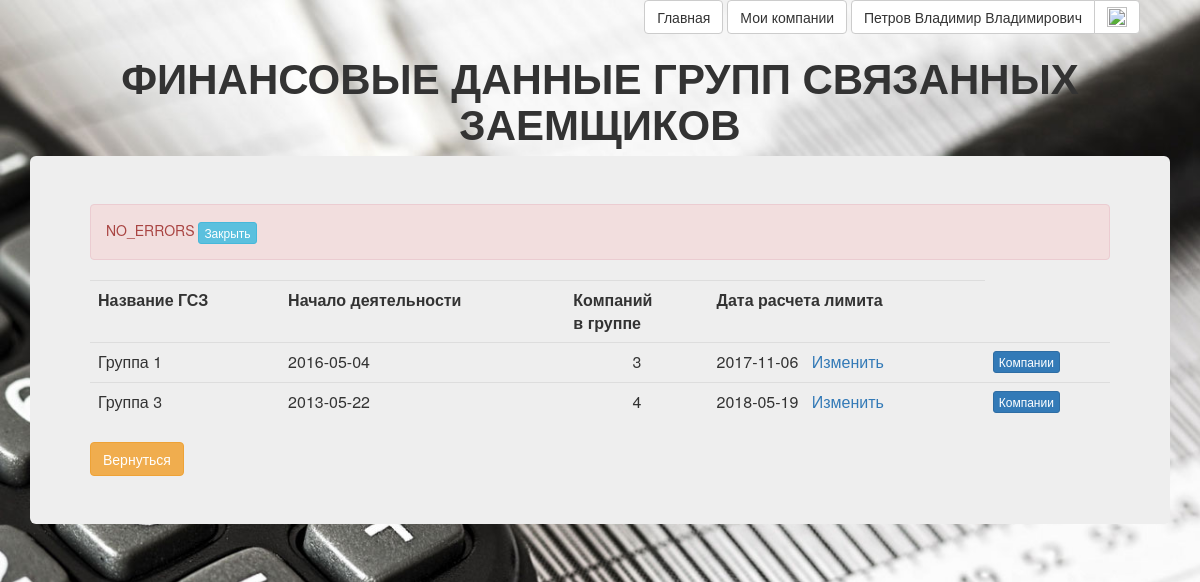
The page /cred_limit/finance_gsz_list.php (signed in) on the database as committed earlier.
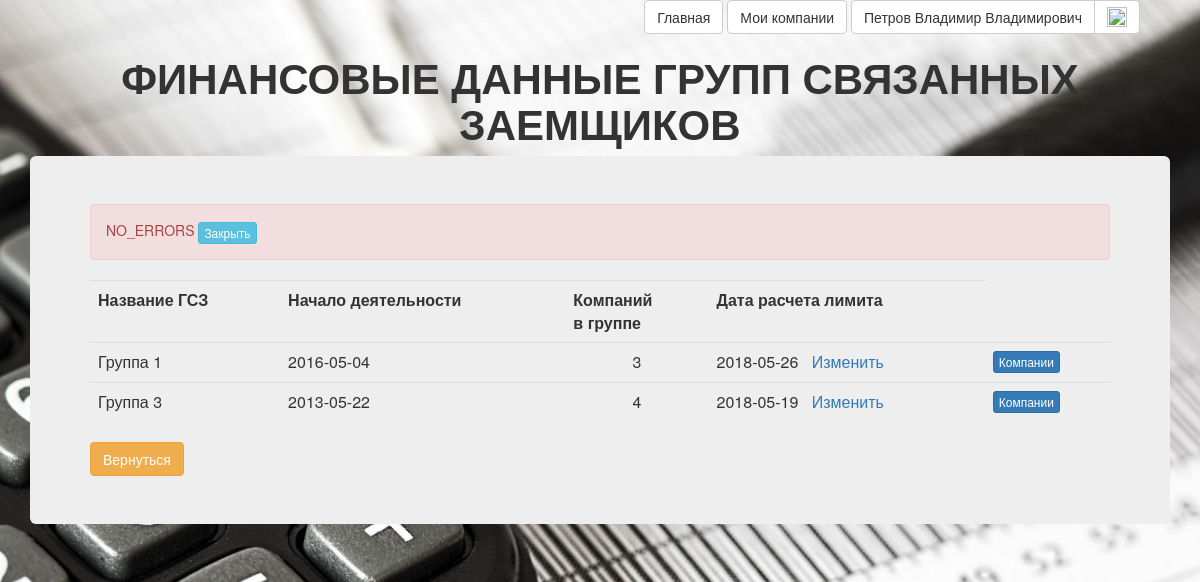
The same page on the database as committed later.
### tables this page shows
CREATE TABLE `users` (
  `id` bigint(20) UNSIGNED NOT NULL,
  `email` char(64) NOT NULL,
  `nickname` char(64) NOT NULL,
  `password` char(225) NOT NULL,
  `fullname` char(100) DEFAULT NULL,
  `newsletter` tinyint(1) DEFAULT NULL,
  `status_active` tinyint(1) NOT NULL
);

CREATE TABLE `calc_limit_dates` (
  `Id` tinyint(2) NOT NULL,
  `Date_calc_limit` date NOT NULL,
  `GSZ_Id` tinyint(2) UNSIGNED NOT NULL
);

CREATE TABLE `gsz` (
  `Id` tinyint(2) UNSIGNED NOT NULL,
  `User_Id` bigint(20) UNSIGNED NOT NULL,
  `Brief_Name` char(30) DEFAULT NULL,
  `Full_Name` char(150) DEFAULT NULL
);

### registration/lib/common.php (called while the page is built, shortened)
<?php
function get_current_user_id()
{
	return $_SESSION['user_id'];
}
function db_user_find_by_id($dbh, $id)
{
	$query = 'SELECT * FROM users WHERE id=?';
	$stmt = mysqli_prepare($dbh, $query);
	mysqli_stmt_bind_param($stmt, 's', $id);
	if (mysqli_stmt_execute($stmt) === false)
		db_handle_error($dbh);
	$qr = mysqli_stmt_get_result($stmt);
	$result = mysqli_fetch_assoc($qr);
	return $result;
}

### cred_limit/script/cred_limit_scripts.php (called while the page is built, shortened)
<?php
function get_GSZ_set_with_calc_limit_date()
{
	$query = "SELECT\n"
    . " `GSZ`.`Id` AS `GSZ_Id`, \n"
    . " `GSZ`.`Brief_Name`,\n"
    . " min(`company`.`Date_Begin_Work`) AS `Date_begin_work`,\n"
    . " count(`company`.Id) AS `Count_company`,\n"
    . " `calc_limit_dates`.`Date_calc_limit`,\n"
    . " `calc_limit_dates`.`Id` AS `Calc_limit_dates_Id`\n"
    . "FROM\n"
    . " `GSZ`, `company`,`calc_limit_dates`\n"
    . "WHERE `GSZ`.`Id`=`company`.`GSZ_Id` AND `GSZ`.`Id`=`calc_limit_dates`.`GSZ_Id` AND `GSZ`.`User_Id`=".get_current_user_id()."\n"
    . "GROUP BY `GSZ`.`Id`";
	$GSZ_set = getTable($query);
	return $GSZ_set;
}
function get_error_message()
{
	if (isset($_GET['error']))
		return (ERROR_MESSAGE_PREFIX . '<strong>'.htmlspecialchars(urldecode($_GET['error'])).'.</strong>');
	else
		return NO_ERRORS_MESSAGE;
}

### script/finansist_scripts.php (called while the page is built, shortened)
<?php
require_once $_SERVER['DOCUMENT_ROOT'].'/registration/lib/common.php';
function getTable($query)
{
    global $mysqli;
    $result_set = $mysqli->query($query);
    $result = array();
    while (($row = $result_set->fetch_assoc()) !=false)
    {
        $result[]=$row;
    }
    return $result;
}
?>

### cred_limit/finance_gsz_list.php (the view, shortened to what this page needs)
<?php
	require_once('./script/cred_limit_scripts.php');
	include_once ($_SERVER['DOCUMENT_ROOT'].'\registration\header_login.php');
    $GSZ_set = get_GSZ_set_with_calc_limit_date();
	$error_message = get_error_message();
?>
<!DOCTYPE html>
<html>
<head>
	<link href="/css/bootstrap.min.css" rel="stylesheet"/>
	<link href="/css/style.css" rel="stylesheet"/>
</head>
<body>
	<div class="container">
		<header>
			<h2 class="text-center">ФИНАНСОВЫЕ ДАННЫЕ ГРУПП СВЯЗАННЫХ ЗАЕМЩИКОВ</h2>
		</header>
		<div class="jumbotron">
			<div id="error_message_div" class="alert alert-danger" role="alert">
				<span id="error_message"><?=$error_message?></span>
				<button id="btnError_message" type="button" class="btn btn-info btn-xs">Закрыть</button>
			</div>
			<table class="table">
				<tr>
					<th>Название ГСЗ</th><th>Начало деятельности</th><th>Компаний <br>в группе</th><th>Дата расчета лимита</th>
				</tr>
				<?php
				foreach ($GSZ_set as $GSZ) { ?>
				<tr>
					<td><?=$GSZ['Brief_Name']?></td><td><?=$GSZ['Date_begin_work']?></td><td style="text-align: center"><?=$GSZ['Count_company']?></td>
					<td><?=$GSZ['Date_calc_limit']?>&nbsp;&nbsp;  <a href="<?=HTML_PATH_DATE_CALC_LIMIT_EDIT_FORM?>?GSZ_Id=<?=$GSZ['GSZ_Id']?>">Изменить</a></td>
					<td><a class="btn btn-primary btn-xs" href="<?=HTML_PATH_FINANCE_COMPANY_LIST_FORM?>?GSZ_Id=<?=$GSZ['GSZ_Id']?>">Компании</a></td>
				</tr>
				<?php
				}
				?>
			</table>
			<a class="btn btn-warning" href="limit.html">Вернуться</a>
		</div>
	</div>
</body>
</html>

### registration/header_login.php (shortened to what this page needs)
<?php
$dbh = db_connect();
$current_user = db_user_find_by_id($dbh, get_current_user_id());
?>
<html>
<div align="right" style="margin-right:5%" class="wrapper">
		<?php if ($current_user): ?>
			<a href="../" class="btn btn-default">Главная</a>
			<a href="../registration\users_company.php" class="btn btn-default">Мои компании</a>
			<div class="btn-group">
			  <a href="../registration/users_setting.php" title="Настройки профиля" class="btn btn-default"><?= $current_user['fullname'] ?></a>
			  <a href="../registration/logout.php" title="Выход" class="btn btn-default"><img width="20" height="20" src="../img/Out.png"></a>
			</div>
		<?php endif; ?>
</div>
</html>

### css/style.css (style rules this page uses)
body { background-image: url(../img/bg.jpg); height: 100%; background-repeat: no-repeat; background-size: cover; }
h2 { font-size: 42px; font-style: normal; font-weight: 700; text-transform: uppercase; }
table { border-spacing: 0px 10px; margin-bottom: 20px; }
td, th { padding-left: 10px; padding-right: 10px; vertical-align: top; word-wrap:break-word; }
.jumbotron { text-align: left; }

Rows that differ between the two databases and show on the page:
changed calc_limit_dates "Группа 1": Date_calc_limit "2017-11-06" → "2018-05-26"
